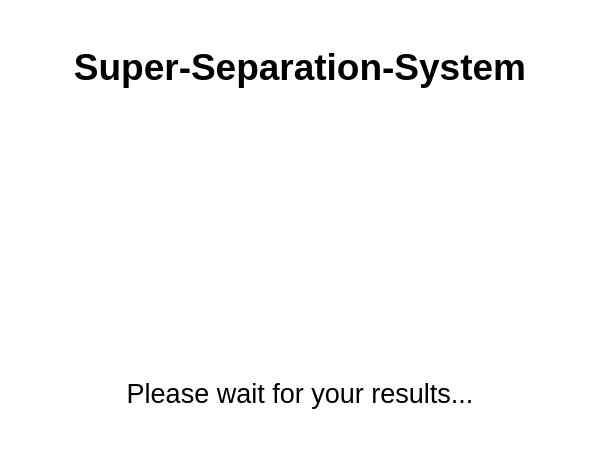
<?xml version="1.0" encoding="UTF-8"?>
<ui version="4.0">
 <class>LoadingWindow</class>
 <widget class="QMainWindow" name="LoadingWindow">
  <property name="geometry">
   <rect>
    <x>0</x>
    <y>0</y>
    <width>600</width>
    <height>460</height>
   </rect>
  </property>
  <property name="palette">
   <palette>
    <active>
     <colorrole role="Base">
      <brush brushstyle="SolidPattern">
       <color alpha="255">
        <red>255</red>
        <green>255</green>
        <blue>255</blue>
       </color>
      </brush>
     </colorrole>
     <colorrole role="Window">
      <brush brushstyle="SolidPattern">
       <color alpha="255">
        <red>255</red>
        <green>255</green>
        <blue>255</blue>
       </color>
      </brush>
     </colorrole>
    </active>
    <inactive>
     <colorrole role="Base">
      <brush brushstyle="SolidPattern">
       <color alpha="255">
        <red>255</red>
        <green>255</green>
        <blue>255</blue>
       </color>
      </brush>
     </colorrole>
     <colorrole role="Window">
      <brush brushstyle="SolidPattern">
       <color alpha="255">
        <red>255</red>
        <green>255</green>
        <blue>255</blue>
       </color>
      </brush>
     </colorrole>
    </inactive>
    <disabled>
     <colorrole role="Base">
      <brush brushstyle="SolidPattern">
       <color alpha="255">
        <red>255</red>
        <green>255</green>
        <blue>255</blue>
       </color>
      </brush>
     </colorrole>
     <colorrole role="Window">
      <brush brushstyle="SolidPattern">
       <color alpha="255">
        <red>255</red>
        <green>255</green>
        <blue>255</blue>
       </color>
      </brush>
     </colorrole>
    </disabled>
   </palette>
  </property>
  <property name="windowTitle">
   <string>Super-Separation-System - please wait</string>
  </property>
  <widget class="QWidget" name="centralwidget">
   <layout class="QVBoxLayout" name="verticalLayout" stretch="0,0,0">
    <item>
     <widget class="QLabel" name="titleLabel">
      <property name="font">
       <font>
        <family>Segoe UI</family>
        <pointsize>28</pointsize>
        <weight>75</weight>
        <bold>true</bold>
       </font>
      </property>
      <property name="text">
       <string>Super-Separation-System</string>
      </property>
      <property name="alignment">
       <set>Qt::AlignCenter</set>
      </property>
     </widget>
    </item>
    <item>
     <widget class="QLabel" name="gifLabel">
      <property name="minimumSize">
       <size>
        <width>200</width>
        <height>200</height>
       </size>
      </property>
      <property name="text">
       <string/>
      </property>
      <property name="alignment">
       <set>Qt::AlignCenter</set>
      </property>
     </widget>
    </item>
    <item>
     <widget class="QLabel" name="waitLabel">
      <property name="palette">
       <palette>
        <active>
         <colorrole role="Base">
          <brush brushstyle="SolidPattern">
           <color alpha="255">
            <red>255</red>
            <green>255</green>
            <blue>255</blue>
           </color>
          </brush>
         </colorrole>
         <colorrole role="Window">
          <brush brushstyle="SolidPattern">
           <color alpha="255">
            <red>255</red>
            <green>255</green>
            <blue>255</blue>
           </color>
          </brush>
         </colorrole>
        </active>
        <inactive>
         <colorrole role="Base">
          <brush brushstyle="SolidPattern">
           <color alpha="255">
            <red>255</red>
            <green>255</green>
            <blue>255</blue>
           </color>
          </brush>
         </colorrole>
         <colorrole role="Window">
          <brush brushstyle="SolidPattern">
           <color alpha="255">
            <red>255</red>
            <green>255</green>
            <blue>255</blue>
           </color>
          </brush>
         </colorrole>
        </inactive>
        <disabled>
         <colorrole role="Base">
          <brush brushstyle="SolidPattern">
           <color alpha="255">
            <red>255</red>
            <green>255</green>
            <blue>255</blue>
           </color>
          </brush>
         </colorrole>
         <colorrole role="Window">
          <brush brushstyle="SolidPattern">
           <color alpha="255">
            <red>255</red>
            <green>255</green>
            <blue>255</blue>
           </color>
          </brush>
         </colorrole>
        </disabled>
       </palette>
      </property>
      <property name="font">
       <font>
        <family>Segoe UI</family>
        <pointsize>20</pointsize>
       </font>
      </property>
      <property name="text">
       <string>Please wait for your results...</string>
      </property>
      <property name="alignment">
       <set>Qt::AlignCenter</set>
      </property>
     </widget>
    </item>
   </layout>
  </widget>
 </widget>
 <resources/>
 <connections/>
</ui>
